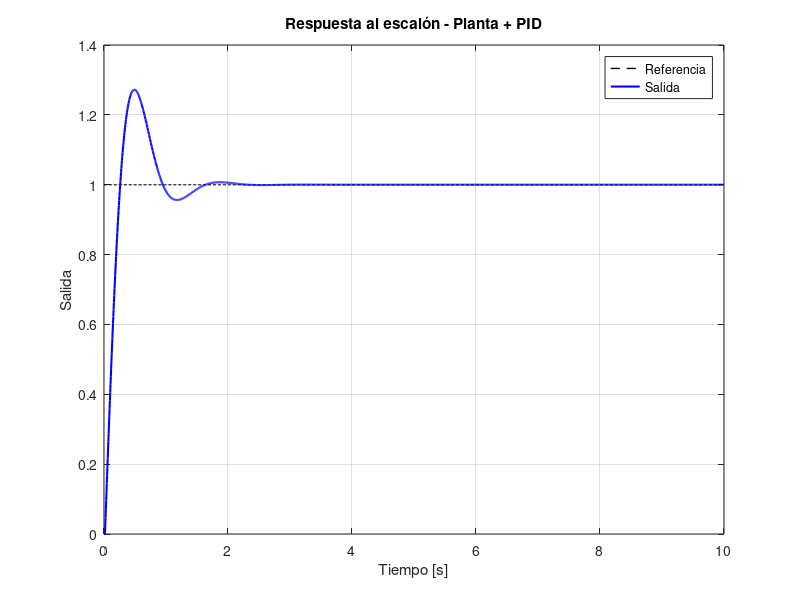
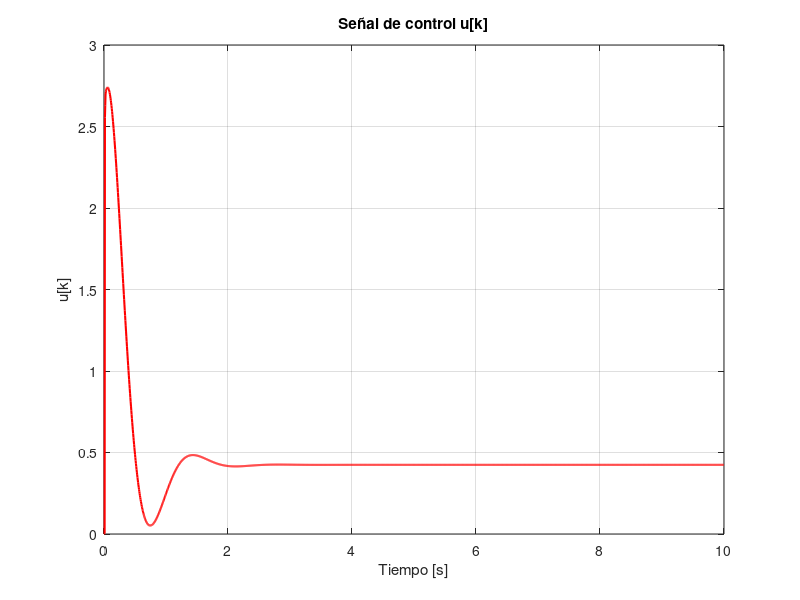

Write the MATLAB code that produced these figures, in order.
clear; clc;

Ts = 0.005;

a = 0.996155;
b = 0.009062;

Kp    = 2.41;
KiTs  = 0.0724;
Kd    = -0.0124;

Kd_Ts = Kd / Ts;

r0 = Kp + KiTs + Kd_Ts;
r1 = -Kp - 2*Kd_Ts;
r2 = Kd_Ts;

printf("r0 = %.6f\n", r0);
printf("r1 = %.6f\n", r1);
printf("r2 = %.6f\n\n", r2);

Tsim = 10;
N = round(Tsim / Ts);
t = (0:N-1)*Ts;

r = ones(1, N);

y = zeros(1, N);
u = zeros(1, N);
e = zeros(1, N);

for k = 3:N
  e(k) = r(k) - y(k-1);

  du   = r0*e(k) + r1*e(k-1) + r2*e(k-2);
  u(k) = u(k-1) + du;


  y(k) = a*y(k-1) + b*u(k-1);
endfor


figure(1); clf;
plot(t, r, "k--", "linewidth", 1); hold on;
plot(t, y, "b", "linewidth", 1.5);
grid on;
xlabel("Tiempo [s]");
ylabel("Salida");
title("Respuesta al escalón - Planta + PID");
legend("Referencia", "Salida");

figure(2); clf;
plot(t, u, "r", "linewidth", 1.5);
grid on;
xlabel("Tiempo [s]");
ylabel("u[k]");
title("Señal de control u[k]");
